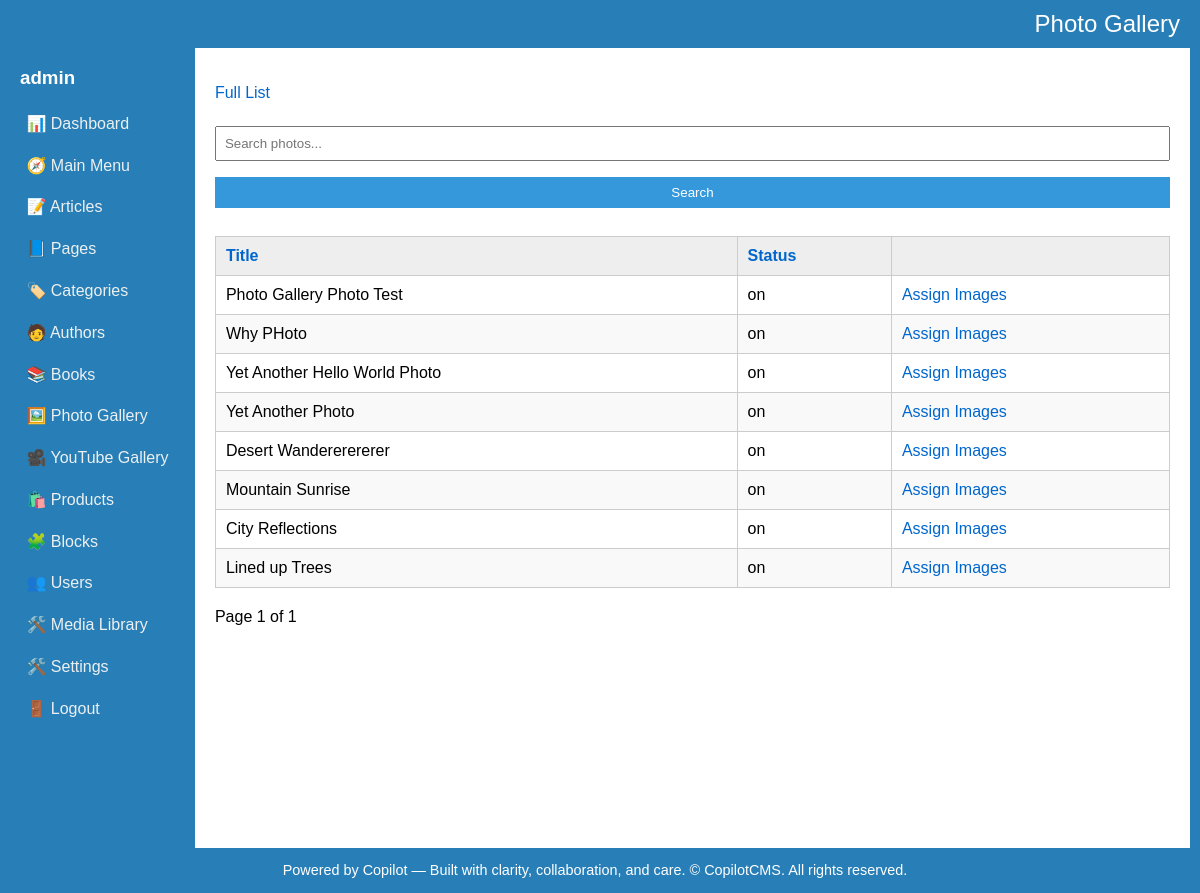
Before: /admin/photo_gallery/list_assign_images.php (signed in) with the older database file.
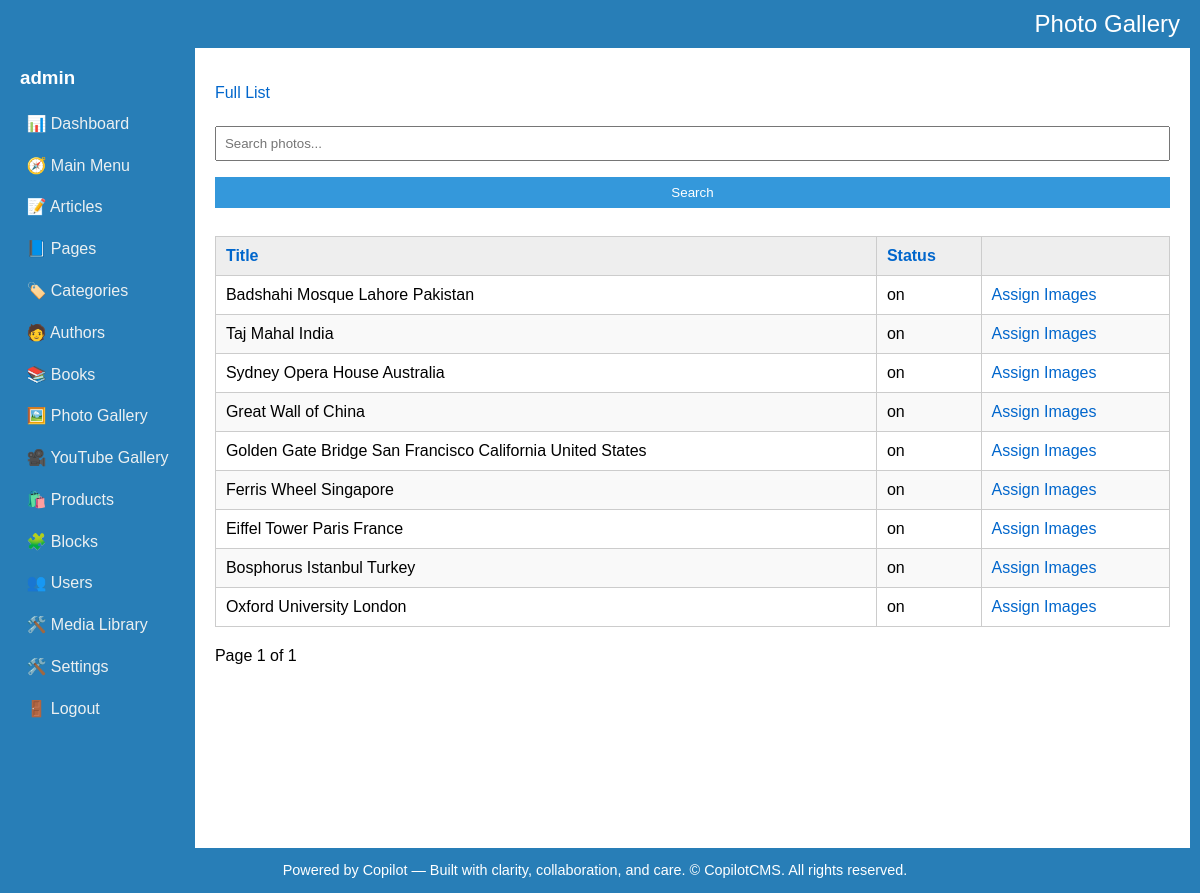
After: the same page with the newer database file.
### tables this page shows
CREATE TABLE IF NOT EXISTS `photo_gallery` (
  `key_photo_gallery` int(11) NOT NULL AUTO_INCREMENT,
  `key_media_banner` int(10) UNSIGNED DEFAULT NULL,
  `title` varchar(255) DEFAULT NULL,
  `image_url` varchar(2000) DEFAULT NULL,
  `description` text,
  `status` varchar(50) DEFAULT NULL,
  `entry_date_time` datetime DEFAULT CURRENT_TIMESTAMP,
  `update_date_time` timestamp NOT NULL DEFAULT CURRENT_TIMESTAMP,
  `created_by` int(10) UNSIGNED DEFAULT NULL,
  `updated_by` int(10) UNSIGNED DEFAULT NULL,
  `url` varchar(200) DEFAULT NULL,
  PRIMARY KEY (`key_photo_gallery`),
  KEY `fk_photo_gallery_media` (`key_media_banner`)
);

### admin/photo_gallery/list_assign_images.php (the view, shortened to what this page needs)
<?php
include '../db.php';
include '../layout.php';
?>
<p><a href="list.php">Full List</a></p>
<form method="get">
  <input type="text" name="q" placeholder="Search photos..." value="<?= htmlspecialchars($_GET['q'] ?? '') ?>">
  <input type="submit" value="Search">
</form>
<table>
  <thead>
    <tr>
      <th><?= sortLink('Title', 'title', $_GET['sort'] ?? '', $_GET['dir'] ?? '') ?></th>
      <th><?= sortLink('Status', 'status', $_GET['sort'] ?? '', $_GET['dir'] ?? '') ?></th>
      <th></th>
    </tr>
  </thead>
  <tbody>
    <?php
    $limit = 10;
    $page = isset($_GET['page']) ? max(1, intval($_GET['page'])) : 1;
    $offset = ($page - 1) * $limit;
	$sort = $_GET['sort'] ?? 'entry_date_time';
	$dir = $_GET['dir'] ?? 'desc';
	$allowedSorts = ['title', 'status'];
	if (!in_array($sort, $allowedSorts)) $sort = 'entry_date_time';
    $sql = "SELECT * FROM photo_gallery";
    $sql .= " ORDER BY $sort $dir LIMIT $limit OFFSET $offset";
    $result = $conn->query($sql);
    while ($row = $result->fetch_assoc()) {
      $key = $row['key_photo_gallery'];
      echo "<tr>
        <td>{$row['title']}</td>
        <td>{$row['status']}</td>
        <td>
          <a href='#' onclick='openImageModal($key)'>Assign Images</a>
        </td>
      </tr>";
    }
	$countSql = "SELECT COUNT(*) AS total FROM photo_gallery";
	$countResult = $conn->query($countSql);
	$totalArticles = $countResult->fetch_assoc()['total'];
	$totalPages = ceil($totalArticles / $limit);
    ?>
  </tbody>
</table>
<div id="pager">
	Page <?php echo $page; ?> of <?php echo $totalPages; ?>
</div>

Changed rows visible on the page:
removed photo_gallery: title "Why PHoto", status "on"
removed photo_gallery: title "Yet Another Hello World Photo", status "on"
removed photo_gallery: title "Yet Another Photo", status "on"
removed photo_gallery: title "Desert Wandererererer", status "on"
removed photo_gallery: title "Mountain Sunrise", status "on"
removed photo_gallery: title "City Reflections", status "on"
removed photo_gallery: title "Lined up Trees", status "on"
added photo_gallery: title "Badshahi Mosque Lahore Pakistan", status "on"
added photo_gallery: title "Taj Mahal India", status "on"
added photo_gallery: title "Sydney Opera House Australia", status "on"
added photo_gallery: title "Great Wall of China", status "on"
added photo_gallery: title "Golden Gate Bridge San Francisco California United States", status "on"
added photo_gallery: title "Ferris Wheel Singapore", status "on"
added photo_gallery: title "Eiffel Tower Paris France", status "on"
added photo_gallery: title "Bosphorus Istanbul Turkey", status "on"
changed photo_gallery: title "Photo Gallery Photo Test" → "Oxford University London"
